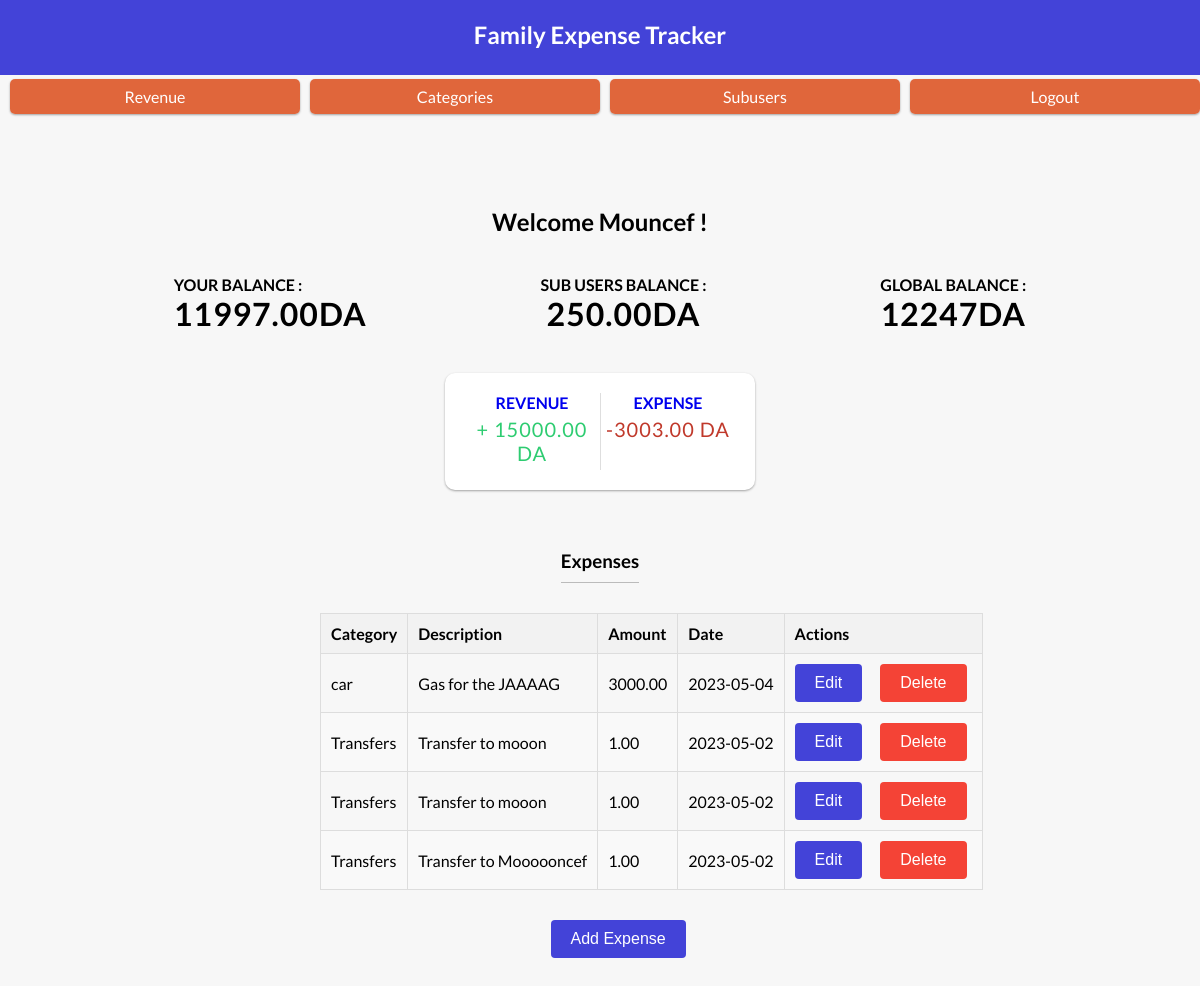
/pages/expense.php (signed in), run on the app's committed database.
### tables this page shows
CREATE TABLE `expenses` (
  `expense_id` int(11) NOT NULL,
  `user_id` int(11) NOT NULL,
  `sub_user_id` int(11) DEFAULT NULL,
  `category_id` int(11) NOT NULL,
  `expense_amount` decimal(10,2) NOT NULL,
  `expense_description` text NOT NULL,
  `date_added` date NOT NULL DEFAULT current_timestamp()
);

CREATE TABLE `categories` (
  `category_id` int(11) NOT NULL,
  `category_name` varchar(50) NOT NULL,
  `user_id` int(11) NOT NULL
);

### utility/get_balances.php (called while the page is built, shortened)
<?php
require_once "db_connection.php";
$user_id = $_SESSION['user_id'];
$username = $_SESSION['username'];
$stmt = $conn->prepare("SELECT
        (SELECT IFNULL(SUM(revenue_amount),0) FROM revenue WHERE user_id = ? AND sub_user_id is NULL) -
        (SELECT IFNULL(SUM(expense_amount),0) FROM expenses WHERE user_id = ? AND sub_user_id is NULL ) AS balance");
$stmt->bind_param("ii", $user_id, $user_id);
$stmt->execute();
$result = $stmt->get_result();
if ($result->num_rows > 0) {
    $row = $result->fetch_assoc();
    $user_balance = $row["balance"];
} else {
    $_SESSION["error_message"] = "No balance found for the user.";
}
$stmt = $conn->prepare("SELECT
        (SELECT IFNULL(SUM(revenue_amount),0) FROM revenue WHERE user_id = ? AND sub_user_id is NULL) AS revenue");
$stmt->bind_param("i", $user_id);
$stmt->execute();
$result = $stmt->get_result();
if ($result->num_rows > 0) {
    $row = $result->fetch_assoc();
    $user_revenue = $row["revenue"];
} else {
    $_SESSION["error_message"] = "No revenue found for the user.";
}
$stmt = $conn->prepare("SELECT
        (SELECT IFNULL(SUM(expense_amount),0) FROM expenses WHERE user_id = ? AND sub_user_id is NULL) AS expense");
$stmt->bind_param("i", $user_id);
$stmt->execute();
$result = $stmt->get_result();
if ($result->num_rows > 0) {
    $row = $result->fetch_assoc();
    $user_expenses = $row["expense"];
} else {
    $_SESSION["error_message"] = "No revenue found for the user.";
}
$stmt = $conn->prepare("SELECT SUM((SELECT IFNULL(SUM(revenue_amount),0) FROM Revenue WHERE user_id = ? AND sub_user_id IS NOT NULL) -
(SELECT IFNULL(SUM(expense_amount),0) FROM Expenses WHERE user_id = ? AND sub_user_id IS NOT NULL)) AS balance FROM sub_users WHERE user_id = ?");
$stmt->bind_param("iii", $user_id, $user_id, $user_id);
$stmt->execute();
$result = $stmt->get_result();
if ($result->num_rows > 0) {
    $row = $result->fetch_assoc();
    $sub_users_balance = $row["balance"];
} else {
    $_SESSION["error_message"] = "No Sub-Users balance found.";
}

### pages/expense.php (the view, shortened to what this page needs)
<?php
require_once "../utility/db_connection.php";
include "../utility/get_balances.php";
$global_balance = $user_balance + $sub_users_balance;
?>
<!doctype html>
<html lang="en">
<head>
	<link rel="stylesheet" href="../style/style2.css">
</head>
<body>
	<header>
		<a href="../index.php" class="title">
			<h2>Family Expense Tracker</h2>
		</a>
		<div class="user-profile">
			<a href="../pages/revenue.php" class="btn">Revenue</a>
			<a href="../pages/categories.php" class="btn">Categories</a>
			<a href="../pages/sub_users.php" class="btn">Subusers</a>
			<a href="../utility/logout.php" class="btn">Logout</a>
		</div>
	</header>
	<h2 class="welcome">Welcome
		<?php echo $username; ?> !</h2>
	<div class="balances">
		<div class="balance">
			<h4>Your balance :</h4>
			<h1><?php echo $user_balance ?>DA</h1>
		</div>
		<div class="balance">
			<h4>Sub Users balance :</h4>
			<h1><?php echo $sub_users_balance ?>DA</h1>
		</div>
		<div class="balance">
			<h4>Global balance :</h4>
			<h1><?php echo $global_balance ?>DA</h1>
		</div>
	</div>
	<div class="inc-exp-container">
		<a href="revenue.php">
			<h4>Revenue</h4>
			<p id="money-plus" class="money plus">+ <?php echo $user_revenue ?> DA</p>
		</a>
		<a href="expense.php">
			<h4>Expense</h4>
			<p id="money-minus" class="money minus">-<?php echo $user_expenses ?> DA</p>
		</a>
	</div>
	<section>
		<h3>Expenses</h3>
		<?php
		$stmt = $conn->prepare("SELECT expenses.*, categories.category_name
        FROM expenses
        JOIN categories ON expenses.category_id = categories.category_id
        WHERE expenses.user_id = ?");
		$stmt->bind_param("i", $_SESSION['user_id']);
		$stmt->execute();
		$result = $stmt->get_result();
		?>
		<div class="container-expenses">
			<table>
				<thead>
					<tr>
						<th>Category</th>
						<th>Description</th>
						<th>Amount</th>
						<th>Date</th>
						<th>Actions</th>
					</tr>
				</thead>
				<tbody>
					<?php while ($row = $result->fetch_assoc()) { ?>
						<tr>
							<td><?php echo $row['category_name']; ?></td>
							<td><?php echo $row['expense_description']; ?></td>
							<td><?php echo $row['expense_amount']; ?></td>
							<td><?php echo $row['date_added']; ?></td>
							<td>
								<form action="../pages/edit_expense.php" method="post" style="display: inline-block;">
									<button class="btn-edit" type="submit">Edit</button>
								</form>
								<form action="../utility/delete_expense.php" method="post" style="display: inline-block;">
									<button class="btn-delete" type="submit">Delete</button>
								</form>
							</td>
						</tr>
					<?php } ?>
				</tbody>
			</table>
			<div class="btn-container">
				<button type="button" class="btn-add" href="../index.php">Add Expense</button>
			</div>
		</div>
	</section>
</body>
</html>

### style/style2.css (style rules this page uses)
:root { --box-shadow: 0 1px 3px rgba(0, 0, 0, 0.12), 0 1px 2px rgba(0, 0, 0, 0.24); }
* { box-sizing: border-box; }
body { background-color: #f7f7f7; display: flex; flex-direction: column; align-items: center; justify-content: center; min-height: 100vh; margin: 0; font-family: 'Lato', sans-serif; }
.welcome { margin-top: 0%; }
.balances { display: flex; justify-content: space-evenly; flex-direction: row; margin: 20px 0; width: 100%; }
.balance { display: flex; flex-direction: column; }
header { z-index: 99; background-color: #4343d8; color: #FFFFFF; text-align: center; height: 75px; width: 100%; position: fixed; top:0px; }
.title { text-decoration: none; color: white; }
h1 { letter-spacing: 1px; margin: 0; }
h3 { border-bottom: 1px solid #bbb; padding-bottom: 10px; margin: 40px 0 10px; }
h4 { margin: 0; text-transform: uppercase; }
.inc-exp-container { background-color: #fff; border-radius: 10px; box-shadow: var(--box-shadow); padding: 20px; display: flex; justify-content: space-between; margin: 20px 0; }
.inc-exp-container > a { flex: 1; text-align: center; cursor: pointer; text-decoration: none; }
.inc-exp-container > a:first-of-type { border-right: 1px solid #dedede; }
.money { font-size: 20px; letter-spacing: 1px; margin: 5px 0; }
.money.plus { color: #2ecc71; }
.money.minus { color: #c0392b; }
.container-expenses { position: absolute; left: calc(50% - 300px); max-width: 800px; margin: 0 auto; padding: 20px; }
h1 { text-align: center; }
table { margin: 0 auto; border-collapse: collapse; width: 100%; margin-bottom: 50px; }
th, td { padding: 10px; text-align: left; border: 1px solid #ddd; }
th { background-color: #f2f2f2; font-weight: bold; }
tr:nth-child(even) { background-color: #f9f9f9; }
.btn-edit, .btn-delete, .btn-add { display: inline-block; padding: 10px 20px; margin-right: 5px; border: none; border-radius: 4px; font-size: 16px; color: #fff; cursor: pointer; text-align: center; }
.btn-edit { background-color: #4343d8; }
.btn-delete { background-color: #f44336; margin-left: 10px; }
.btn-add { background-color: #4343d8; margin-top: 10px; margin-right: 0; }
.btn-container { position: relative; top: -30px; left: -5%; display: flex; justify-content: center; flex-direction: row; align-items: center; }
.user-profile { display: flex; flex-direction: row; align-items: center; }
.btn { cursor: pointer; background-color: #4343d8;; box-shadow: var(--box-shadow); color: #fff; border: 0; display: block; font-size: 16px; margin: 10px 0 30px; padding: 10px; width: 100%; }
.user-profile a { margin-left: 10px; padding: 8px 15px; border-radius: 5px; color: #fff; text-decoration: none; font-size: 16px; background-color: rgba(220, 75, 23, 0.839); }

### data on the page
expenses: category.category_name "car", expense_description "Gas for the JAAAAG", expense_amount "3000.00", date_added "2023-05-04"
expenses: category.category_name "Transfers", expense_description "Transfer to mooon", expense_amount "1.00", date_added "2023-05-02"
expenses: category.category_name "Transfers", expense_description "Transfer to mooon", expense_amount "1.00", date_added "2023-05-02"
expenses: category.category_name "Transfers", expense_description "Transfer to Moooooncef", expense_amount "1.00", date_added "2023-05-02"

### other printed values
$username "Mouncef"
$user_balance "11997.00"
$sub_users_balance "250.00"
$global_balance "12247"
$user_revenue "15000.00"
$user_expenses "3003.00"
